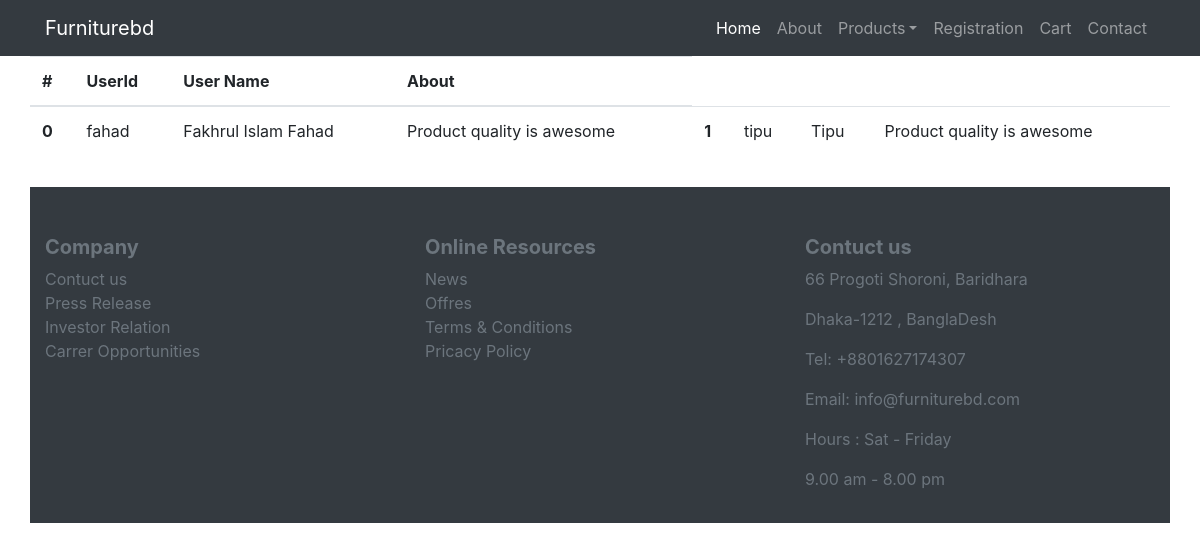
The app's page /showcontact.php with its own data.
### tables this page shows
CREATE TABLE `contact` (
  `id` int(11) NOT NULL,
  `userID` varchar(255) NOT NULL,
  `name` varchar(255) NOT NULL,
  `about` varchar(1000) NOT NULL
);

### showcontact.php (the view, shortened to what this page needs)
<!doctype html>
<html lang="en">
  <head>
    <link rel="stylesheet" href="https://maxcdn.bootstrapcdn.com/bootstrap/4.0.0/css/bootstrap.min.css">
  </head>
  <body>
           <nav class="navbar navbar-expand-lg navbar-dark bg-dark">
        <div class="container">
             <a class="navbar-brand" href="#">Furniturebd</a>
                <div class="collapse navbar-collapse" id="navbarSupportedContent">
                <ul class="navbar-nav ml-auto">
                    <li class="nav-item active">
                        <a class="nav-link" href="index.php">Home </a>
                    </li>
                    <li class="nav-item">
                        <a class="nav-link" href="#">About</a>
                    </li>
                    <li class="nav-item dropdown">
                                        <a class="nav-link dropdown-toggle" href="#" id="navbarDropdown" role="button" data-toggle="dropdown">Products</a>
                    </li>
                    <li class="nav-item">
                        <a class="nav-link" href="registration.php">Registration</a>
                   </li>
                   <li class="nav-item">
                   <div class="btn-group">
                       <a class="nav-link" href="cart.php">Cart</a>
                   </div>
                   </li>
                   <li class="nav-item">
                        <a class="nav-link" href="contact.php">Contact</a>
                   </li>
                </ul>
              </div>
         </div>
    </nav>
       <div class="container mb-3">
       <div class="row">
            <table class="table">
              <thead>
                <tr>
                    <th scope="col">#</th>
                    <th scope="col">UserId</th>
                    <th scope="col">User Name</th>
                    <th scope="col">About</th>
                </tr>
              </thead>
           <tbody>
                      <?php
                        $connection = mysqli_connect('localhost','root');
                        mysqli_select_db($connection,'Furniturebd');
                        $query = "Select * from contact";
                        $queryfire = mysqli_query($connection,$query);
                        $rowCount = mysqli_num_rows($queryfire);
                        $i = 0;
                        if($rowCount > 0)
                        {
                            while($product = mysqli_fetch_array($queryfire))
                            {
                                ?>
                                <from method = "post">
                                        <th scope="row"><?php echo $i; ?></th>
                                        <td><?php echo $product['userID']; ?></td>
                                        <td><?php echo $product['name']; ?></td>
                                        <td><?php echo $product['about']; ?></td>
                               </from>
                                <?php
                                $i = $i + 1;
                            }
                        }
               ?>
          </tbody>
</table>
       </div>
   </div>
                 <div class="container">
        <div class="row bg-dark">
            <div class="col-lg-4 col-md-12 cpl-sm-12 float-lg-left float-md-left mt-5 ">
               <div>
                   <h5 class = "font-weight-bold text-secondary">Company</h5>
               </div>
                <div>
                    <a class="text-secondary" href="">Contuct us</a>
                </div>
                <div>
                    <a class="text-secondary" href="">Press Release</a>
                </div>
                <div>
                    <a class="text-secondary" href="">Investor Relation</a>
                </div>
                <div>
                    <a class="text-secondary" href="">Carrer Opportunities</a>
                </div>
            </div>
            <div class="col-lg-4 col-md-12 cpl-sm-12 float-lg-left float-md-left mt-5">
               <div>
                   <h5 class = "font-weight-bold text-secondary">Online Resources</h5>
               </div>
                <div>
                    <a class="text-secondary" href="">News</a>
                </div>
                <div>
                    <a class="text-secondary" href="">Offres</a>
                </div>
                <div>
                    <a class="text-secondary" href="">Terms &amp; Conditions</a>
                </div>
                <div>
                    <a class="text-secondary" href="">Pricacy  Policy</a>
                </div>
            </div>
            <div class="col-lg-4 col-md-12 cpl-sm-12 float-lg-left float-md-left mt-5 mb-3">
               <div>
                   <h5 class = "font-weight-bold text-secondary">Contuct us</h5>
               </div>
                <div>
                    <p class="text-secondary">66 Progoti Shoroni, Baridhara</p>
                </div>
                <div>
                    <p class="text-secondary" >Dhaka-1212 , BanglaDesh</p>
                </div>
                <div>
                    <p class="text-secondary" >Tel: +8801627174307</p>
                </div>
                <div>
                    <p class="text-secondary">Email: info&#64;furniturebd.com </p>
                </div>
                <div>
                    <p class="text-secondary">Hours : Sat - Friday</p>
                </div>
                <div>
                    <p class="text-secondary">9.00 am - 8.00 pm</p>
                </div>
            </div>
        </div>
    </div>
  </body>
</html>

### records on screen
contact: userID "fahad", name "Fakhrul Islam Fahad", about "Product quality is awesome"
contact: userID "tipu", name "Tipu", about "Product quality is awesome"
